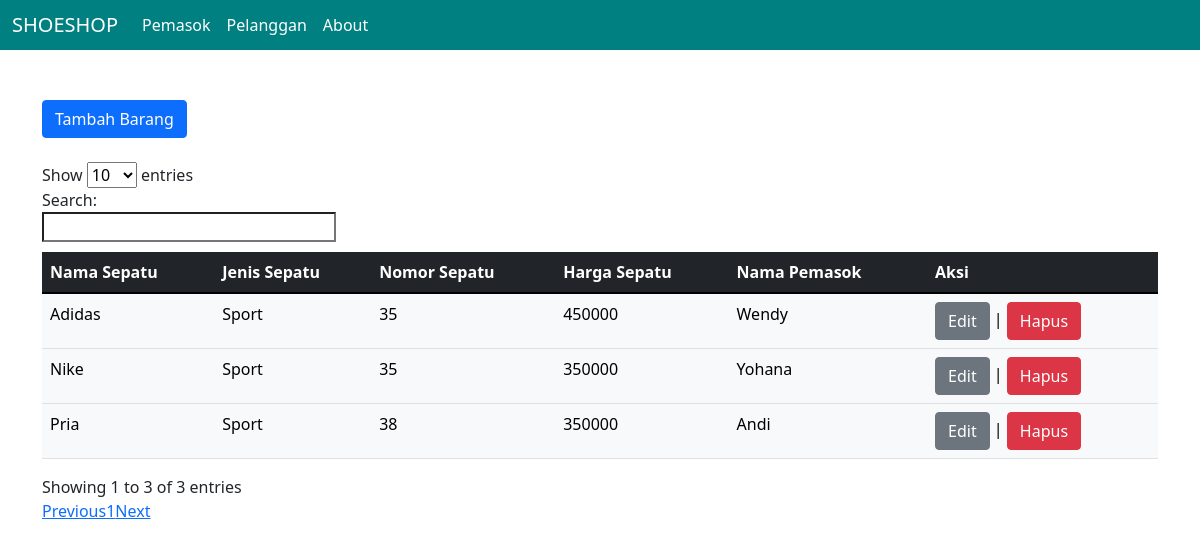
The page / on the database its author committed.
### tables this page shows
CREATE TABLE `barang` (
  `id_sepatu` int(11) NOT NULL,
  `merek_sepatu` varchar(128) NOT NULL,
  `jenis_sepatu` varchar(128) NOT NULL,
  `no_sepatu` int(11) NOT NULL,
  `harga_sepatu` int(11) NOT NULL,
  `id_pemasok` int(11) NOT NULL
);

CREATE TABLE `pemasok` (
  `id_pemasok` int(11) NOT NULL,
  `nama_pemasok` varchar(128) NOT NULL,
  `alamat_pemasok` varchar(128) NOT NULL,
  `no_telepon` int(11) NOT NULL,
  `catatan` varchar(200) NOT NULL
);

### index.php (the view, shortened to what this page needs)
<!DOCTYPE html>
<html lang="en">
<head>
    <link href="https://cdn.jsdelivr.net/npm/bootstrap@5.0.2/dist/css/bootstrap.min.css" rel="stylesheet">
    <link href="https://cdn.jsdelivr.net/npm/bootstrap@5.1.3/dist/css/bootstrap.min.css" rel="stylesheet">
    <link rel="stylesheet" type="text/js" href="//cdn.datatables.net/1.11.4/css/jquery.dataTables.min.css">
</head>
<body>
    <?php
    include_once('koneksi.php');
    $kueri = 'SELECT barang.id_sepatu, barang.merek_sepatu, barang.jenis_sepatu, barang.no_sepatu, barang.harga_sepatu, pemasok.nama_pemasok FROM barang INNER JOIN pemasok ON barang.id_pemasok = pemasok.id_pemasok';
    $barangs = $koneksi->query($kueri);
    ?>
    <nav class="navbar fixed-top navbar-expand-lg navbar-dark scrolling-navbar" style="background-color: teal; height:50px">
    <div class="container-fluid">
    <a class="navbar-brand" href="index.php">SHOESHOP</a>
    <div class="collapse navbar-collapse" id="navbarSupportedContent">
      <ul class="navbar-nav me-auto mb-2 mb-lg-0">
        <li class="nav-item">
          <a class="nav-link active" aria-current="page" href="pemasok.php">Pemasok</a>
        </li>
        <li class="nav-item">
          <a class="nav-link active" aria-current="page" href="pelanggan.php">Pelanggan</a>
        </li>
        <li class="nav-item">
          <a class="nav-link active" aria-current="page" href="about.php">About</a>
        </li>
      </ul>
    </div>
  </div>
    </nav>
    <div class="container" style="margin-top:100px;">
    <a href="tambah_barang.php" class="btn btn-primary">Tambah Barang</a>
    <br><br>
    <table class="table table-light table-hover" id="barang">
            <thead class="table-dark">
                <tr>
                    <th>Nama Sepatu</th>
                    <th>Jenis Sepatu</th>
                    <th>Nomor Sepatu</th>
                    <th>Harga Sepatu</th>
                    <th>Nama Pemasok</th>
                    <th>Aksi</th>
                </tr>
            </thead>
            <tbody>
            <?php foreach($barangs as $barang) : ?>
                <tr>
                    <td><?php echo $barang['merek_sepatu'];?></td>
                    <td><?php echo $barang['jenis_sepatu'] ?></td>
                    <td><?php echo $barang['no_sepatu'] ?></td>
                    <td><?php echo $barang['harga_sepatu'] ?></td>
                    <td><?php echo $barang['nama_pemasok'] ?></td>
                    <td>
                      <a href="edit_barang.php?id_sepatu=<?php echo $barang['id_sepatu']; ?>" class="btn btn-secondary">Edit</a> |
                      <a href="delete_barang.php?id_sepatu=<?php echo $barang['id_sepatu']; ?>" class="btn btn-danger" onclick="return confirm('Apakah anda yakin ingin menghapus?') ">Hapus</a>
                    </td>
                </tr>
            <?php endforeach; ?>
            </tbody>
        </table>
    </div>
</body>
</html>

### index.php (style rules this page uses)
#barang { margin-top:10px; }

### rows shown on the page
barang: merek_sepatu "Nike", jenis_sepatu "Sport", no_sepatu "35", harga_sepatu "350000", id_pemasok.nama_pemasok "Yohana"
barang: merek_sepatu "Adidas", jenis_sepatu "Sport", no_sepatu "35", harga_sepatu "450000", id_pemasok.nama_pemasok "Wendy"
barang: merek_sepatu "Pria", jenis_sepatu "Sport", no_sepatu "38", harga_sepatu "350000", id_pemasok.nama_pemasok "Andi"
